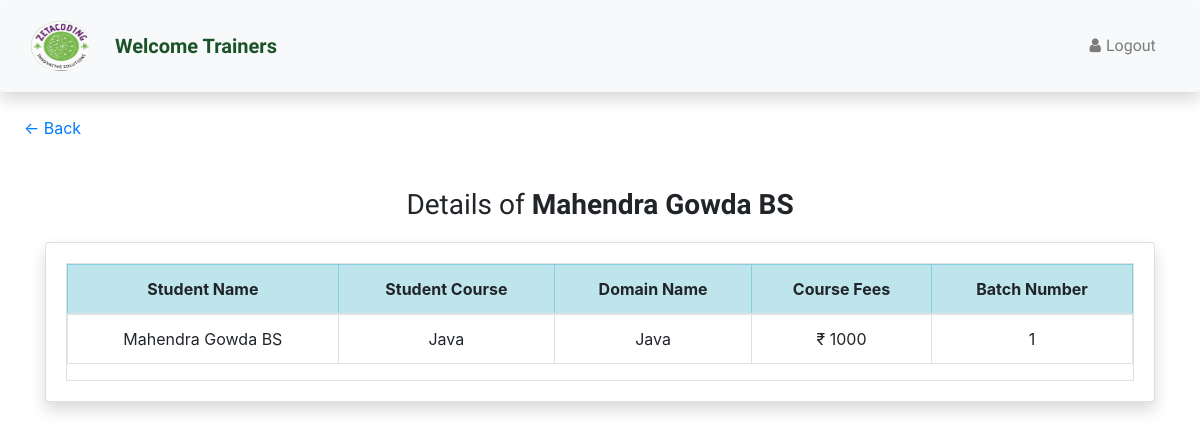
/Trainer/1/studata/, run on the app's committed database.
### Admin/models.py (models this page shows, shortened)
class stud_detail(models.Model):                      # For student Course details
    Stud_id = models.ForeignKey(stud_profile, on_delete=models.CASCADE, primary_key=True, default=None)
    stud_course = models.CharField(max_length=80)
    stud_domain = models.CharField(max_length=80)
    stud_fees = models.IntegerField()
    stud_batch = models.IntegerField()

class stud_profile(models.Model):                     # For student personal details
    stud_id = models.AutoField(primary_key=True)
    stud_name = models.CharField(max_length=50)
    stud_email = models.CharField(max_length=50)
    stud_college = models.CharField(max_length=50)
    stud_address = models.CharField(max_length=100)
    stud_phone = models.IntegerField()

### Trainer/views.py (the view)
# urls.py: path('<int:id>/studata/',views.student_data,name="stud_data"),
def student_data(request, id=None):
    studata = stud_detail.objects.get(Stud_id=id)
    data = {'studata':studata}
    return render(request,'studata.html',data)

### Trainer/templates/studata.html (shortened to what this page needs)
{% extends 'Trainerbasic.html' %}
{% load static %}
{% block body %}
<p style="margin-top: 2%; margin-left: 2%;"><a href="/Trainer/studetails">&#8592; Back</a></p>
<div class="container">
    <h3 class="text-center mt-5" style="margin: 20px; font-family: Aldrich, sans-serif;">Details of <b>{{studata.Stud_id.stud_name}}</b></h3>
    <div class="card shadow">
        <div class="card-body">
            <div class="table-responsive table-bordered text-center">
                <table class="table table-bordered">
                    <thead>
                        <tr class="table-info">
                            <th>Student Name</th>
                            <th>Student Course</th>
                            <th>Domain Name</th>
                            <th>Course Fees</th>
                            <th>Batch Number</th>
                        </tr>
                    </thead>
                    <tbody>
                        <tr>
                            <td>{{studata.Stud_id.stud_name}}</td>
                            <td>{{studata.stud_course}}</td>
                            <td>{{studata.stud_domain}}</td>
                            <td>&#8377; {{studata.stud_fees}}</td>
                            <td>{{studata.stud_batch}}</td>
                        </tr>
                    </tbody>
                </table>
            </div>
        </div>
    </div>
</div>
{% endblock body %}

### data on the page
stud_detail: Stud_id.stud_name "Mahendra Gowda BS", stud_course "Java", stud_domain "Java", stud_fees "1000", stud_batch "1"
